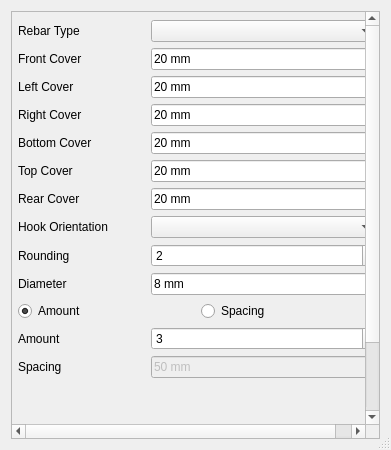
<?xml version="1.0" encoding="UTF-8"?>
<ui version="4.0">
 <class>CrossRebars</class>
 <widget class="QDialog" name="CrossRebars">
  <property name="geometry">
   <rect>
    <x>0</x>
    <y>0</y>
    <width>391</width>
    <height>450</height>
   </rect>
  </property>
  <property name="windowTitle">
   <string>Dialog</string>
  </property>
  <property name="windowOpacity">
   <double>1.000000000000000</double>
  </property>
  <property name="sizeGripEnabled">
   <bool>true</bool>
  </property>
  <property name="modal">
   <bool>false</bool>
  </property>
  <layout class="QGridLayout" name="gridLayout">
   <property name="verticalSpacing">
    <number>6</number>
   </property>
   <item row="0" column="0">
    <widget class="QScrollArea" name="scrollArea">
     <property name="widgetResizable">
      <bool>false</bool>
     </property>
     <widget class="QWidget" name="scrollAreaWidgetContents">
      <property name="geometry">
       <rect>
        <x>0</x>
        <y>0</y>
        <width>371</width>
        <height>500</height>
       </rect>
      </property>
      <widget class="QWidget" name="layoutWidget">
       <property name="geometry">
        <rect>
         <x>0</x>
         <y>2</y>
         <width>371</width>
         <height>701</height>
        </rect>
       </property>
       <layout class="QFormLayout" name="formLayout_2">
        <property name="fieldGrowthPolicy">
         <enum>QFormLayout::AllNonFixedFieldsGrow</enum>
        </property>
        <property name="horizontalSpacing">
         <number>6</number>
        </property>
        <property name="leftMargin">
         <number>6</number>
        </property>
        <property name="topMargin">
         <number>6</number>
        </property>
        <property name="rightMargin">
         <number>6</number>
        </property>
        <property name="bottomMargin">
         <number>6</number>
        </property>
        <item row="0" column="0">
         <widget class="QLabel" name="cross_rebars_typeLabel">
          <property name="minimumSize">
           <size>
            <width>127</width>
            <height>0</height>
           </size>
          </property>
          <property name="text">
           <string>Rebar Type</string>
          </property>
         </widget>
        </item>
        <item row="0" column="1">
         <widget class="Gui::PrefComboBox" name="cross_rebars_type">
          <property name="prefEntry" stdset="0">
           <cstring></cstring>
          </property>
          <property name="prefPath" stdset="0">
           <cstring></cstring>
          </property>
         </widget>
        </item>
        <item row="1" column="0">
         <widget class="QLabel" name="cross_frontCoverLabel">
          <property name="text">
           <string>Front Cover</string>
          </property>
         </widget>
        </item>
        <item row="1" column="1">
         <widget class="Gui::InputField" name="cross_frontCover">
          <property name="text">
           <string>20 mm</string>
          </property>
          <property name="unit" stdset="0">
           <string notr="true"/>
          </property>
         </widget>
        </item>
        <item row="2" column="0">
         <widget class="QLabel" name="cross_l_sideCoverLabel">
          <property name="text">
           <string>Left Cover</string>
          </property>
         </widget>
        </item>
        <item row="2" column="1">
         <widget class="Gui::InputField" name="cross_l_sideCover">
          <property name="text">
           <string>20 mm</string>
          </property>
          <property name="unit" stdset="0">
           <string notr="true"/>
          </property>
         </widget>
        </item>
        <item row="3" column="0">
         <widget class="QLabel" name="cross_r_sideCoverLabel">
          <property name="text">
           <string>Right Cover</string>
          </property>
         </widget>
        </item>
        <item row="3" column="1">
         <widget class="Gui::InputField" name="cross_r_sideCover">
          <property name="text">
           <string>20 mm</string>
          </property>
          <property name="unit" stdset="0">
           <string notr="true"/>
          </property>
         </widget>
        </item>
        <item row="4" column="0">
         <widget class="QLabel" name="cross_bottomCoverLabel">
          <property name="text">
           <string>Bottom Cover</string>
          </property>
         </widget>
        </item>
        <item row="4" column="1">
         <widget class="Gui::InputField" name="cross_bottomCover">
          <property name="text">
           <string>20 mm</string>
          </property>
          <property name="unit" stdset="0">
           <string notr="true"/>
          </property>
         </widget>
        </item>
        <item row="5" column="0">
         <widget class="QLabel" name="cross_topCoverLabel">
          <property name="text">
           <string>Top Cover</string>
          </property>
         </widget>
        </item>
        <item row="5" column="1">
         <widget class="Gui::InputField" name="cross_topCover">
          <property name="text">
           <string>20 mm</string>
          </property>
          <property name="unit" stdset="0">
           <string notr="true"/>
          </property>
         </widget>
        </item>
        <item row="6" column="0">
         <widget class="QLabel" name="cross_rearCoverLabel">
          <property name="text">
           <string>Rear Cover</string>
          </property>
         </widget>
        </item>
        <item row="6" column="1">
         <widget class="Gui::InputField" name="cross_rearCover">
          <property name="text">
           <string>20 mm</string>
          </property>
          <property name="unit" stdset="0">
           <string notr="true"/>
          </property>
         </widget>
        </item>
        <item row="7" column="0">
         <widget class="QLabel" name="cross_l_shapeHookOrientationLabel">
          <property name="sizePolicy">
           <sizepolicy hsizetype="Fixed" vsizetype="Preferred">
            <horstretch>0</horstretch>
            <verstretch>0</verstretch>
           </sizepolicy>
          </property>
          <property name="minimumSize">
           <size>
            <width>127</width>
            <height>0</height>
           </size>
          </property>
          <property name="text">
           <string>Hook Orientation</string>
          </property>
         </widget>
        </item>
        <item row="7" column="1">
         <widget class="Gui::PrefComboBox" name="cross_l_shapeHookOrientation">
          <property name="enabled">
           <bool>true</bool>
          </property>
          <property name="editable">
           <bool>false</bool>
          </property>
         </widget>
        </item>
        <item row="8" column="0">
         <widget class="QLabel" name="cross_roundingLabel">
          <property name="text">
           <string>Rounding</string>
          </property>
         </widget>
        </item>
        <item row="8" column="1">
         <widget class="Gui::PrefSpinBox" name="cross_rounding">
          <property name="value">
           <number>2</number>
          </property>
         </widget>
        </item>
        <item row="9" column="0">
         <widget class="QLabel" name="cross_diameterLabel">
          <property name="text">
           <string>Diameter</string>
          </property>
         </widget>
        </item>
        <item row="9" column="1">
         <widget class="Gui::InputField" name="cross_diameter">
          <property name="text">
           <string>8 mm</string>
          </property>
          <property name="unit" stdset="0">
           <string notr="true"/>
          </property>
         </widget>
        </item>
        <item row="10" column="0" colspan="2">
         <layout class="QHBoxLayout" name="horizontalLayout_2">
          <item>
           <widget class="Gui::PrefRadioButton" name="cross_amount_radio">
            <property name="text">
             <string>Amount</string>
            </property>
            <property name="checked">
             <bool>true</bool>
            </property>
            <attribute name="buttonGroup">
             <string notr="true">buttonGroup_2</string>
            </attribute>
           </widget>
          </item>
          <item>
           <widget class="Gui::PrefRadioButton" name="cross_spacing_radio">
            <property name="text">
             <string>Spacing</string>
            </property>
            <attribute name="buttonGroup">
             <string notr="true">buttonGroup_2</string>
            </attribute>
           </widget>
          </item>
         </layout>
        </item>
        <item row="11" column="0">
         <widget class="QLabel" name="cross_amountLabel">
          <property name="text">
           <string>Amount</string>
          </property>
         </widget>
        </item>
        <item row="11" column="1">
         <widget class="Gui::PrefSpinBox" name="cross_amount">
          <property name="value">
           <number>3</number>
          </property>
         </widget>
        </item>
        <item row="12" column="0">
         <widget class="QLabel" name="cross_spacingLabel">
          <property name="text">
           <string>Spacing</string>
          </property>
         </widget>
        </item>
        <item row="12" column="1">
         <widget class="Gui::InputField" name="cross_spacing">
          <property name="enabled">
           <bool>false</bool>
          </property>
          <property name="text">
           <string>50 mm</string>
          </property>
          <property name="unit" stdset="0">
           <string notr="true"/>
          </property>
         </widget>
        </item>
       </layout>
      </widget>
     </widget>
    </widget>
   </item>
  </layout>
 </widget>
 <customwidgets>
  <customwidget>
   <class>Gui::PrefRadioButton</class>
   <extends>QRadioButton</extends>
   <header>Gui/PrefWidgets.h</header>
  </customwidget>
  <customwidget>
   <class>Gui::InputField</class>
   <extends>QLineEdit</extends>
   <header>Gui/InputField.h</header>
  </customwidget>
  <customwidget>
   <class>Gui::PrefSpinBox</class>
   <extends>QSpinBox</extends>
   <header>Gui/PrefWidgets.h</header>
  </customwidget>
  <customwidget>
   <class>Gui::PrefComboBox</class>
   <extends>QComboBox</extends>
   <header>Gui/PrefWidgets.h</header>
  </customwidget>
 </customwidgets>
 <resources/>
 <connections/>
 <buttongroups>
  <buttongroup name="buttonGroup"/>
  <buttongroup name="buttonGroup_2"/>
 </buttongroups>
</ui>
